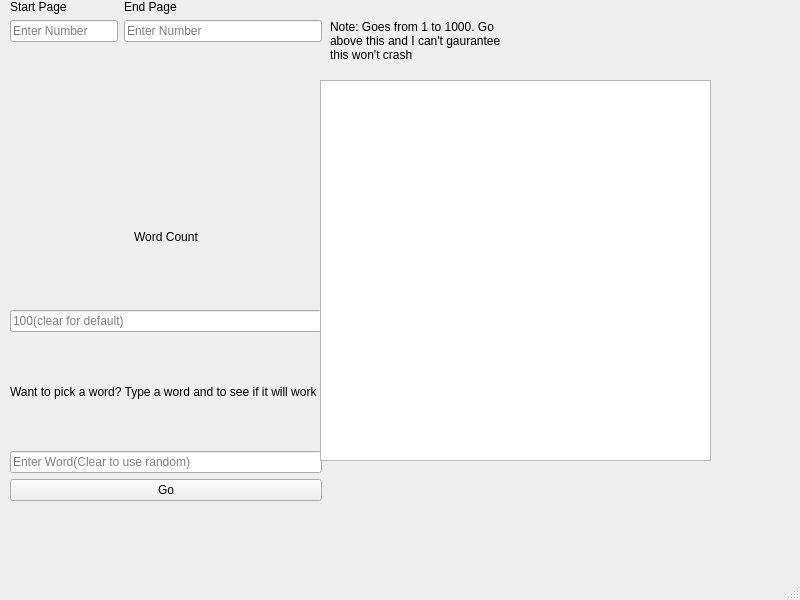
<?xml version="1.0" encoding="UTF-8"?>
<ui version="4.0">
 <class>MainWindow</class>
 <widget class="QMainWindow" name="MainWindow">
  <property name="geometry">
   <rect>
    <x>0</x>
    <y>0</y>
    <width>800</width>
    <height>600</height>
   </rect>
  </property>
  <property name="windowTitle">
   <string>MainWindow</string>
  </property>
  <widget class="QWidget" name="centralwidget">
   <widget class="QLabel" name="label_4">
    <property name="geometry">
     <rect>
      <x>330</x>
      <y>10</y>
      <width>181</width>
      <height>61</height>
     </rect>
    </property>
    <property name="text">
     <string>Note: Goes from 1 to 1000. Go above this and I can't gaurantee this won't crash</string>
    </property>
    <property name="wordWrap">
     <bool>true</bool>
    </property>
   </widget>
   <widget class="QWidget" name="verticalLayoutWidget_2">
    <property name="geometry">
     <rect>
      <x>10</x>
      <y>0</y>
      <width>312</width>
      <height>501</height>
     </rect>
    </property>
    <layout class="QVBoxLayout" name="verticalLayout_2">
     <item>
      <layout class="QFormLayout" name="formLayout">
       <item row="0" column="0">
        <widget class="QLabel" name="label">
         <property name="text">
          <string>Start Page</string>
         </property>
        </widget>
       </item>
       <item row="0" column="1">
        <widget class="QLabel" name="label_2">
         <property name="text">
          <string>End Page</string>
         </property>
        </widget>
       </item>
       <item row="1" column="0">
        <widget class="QLineEdit" name="StartNumberEdit">
         <property name="placeholderText">
          <string>Enter Number</string>
         </property>
        </widget>
       </item>
       <item row="1" column="1">
        <widget class="QLineEdit" name="EndNumberEdit">
         <property name="placeholderText">
          <string>Enter Number</string>
         </property>
        </widget>
       </item>
      </layout>
     </item>
     <item>
      <layout class="QVBoxLayout" name="verticalLayout_3">
       <item>
        <widget class="QLabel" name="label_5">
         <property name="text">
          <string>Word Count</string>
         </property>
         <property name="alignment">
          <set>Qt::AlignCenter</set>
         </property>
        </widget>
       </item>
       <item>
        <widget class="QLineEdit" name="WordCountEdit">
         <property name="placeholderText">
          <string>100(clear for default)</string>
         </property>
        </widget>
       </item>
      </layout>
     </item>
     <item>
      <layout class="QVBoxLayout" name="verticalLayout">
       <item>
        <widget class="QLabel" name="label_3">
         <property name="text">
          <string>Want to pick a word? Type a word and to see if it will work</string>
         </property>
        </widget>
       </item>
       <item>
        <widget class="QLineEdit" name="ChosenWordEdit">
         <property name="placeholderText">
          <string>Enter Word(Clear to use random)</string>
         </property>
        </widget>
       </item>
       <item>
        <widget class="QPushButton" name="pushButton">
         <property name="text">
          <string>Go</string>
         </property>
        </widget>
       </item>
      </layout>
     </item>
    </layout>
   </widget>
   <widget class="QTextBrowser" name="textBrowser">
    <property name="geometry">
     <rect>
      <x>320</x>
      <y>80</y>
      <width>391</width>
      <height>381</height>
     </rect>
    </property>
   </widget>
  </widget>
  <widget class="QMenuBar" name="menubar">
   <property name="geometry">
    <rect>
     <x>0</x>
     <y>0</y>
     <width>800</width>
     <height>22</height>
    </rect>
   </property>
  </widget>
  <widget class="QStatusBar" name="statusbar"/>
 </widget>
 <resources/>
 <connections/>
</ui>
